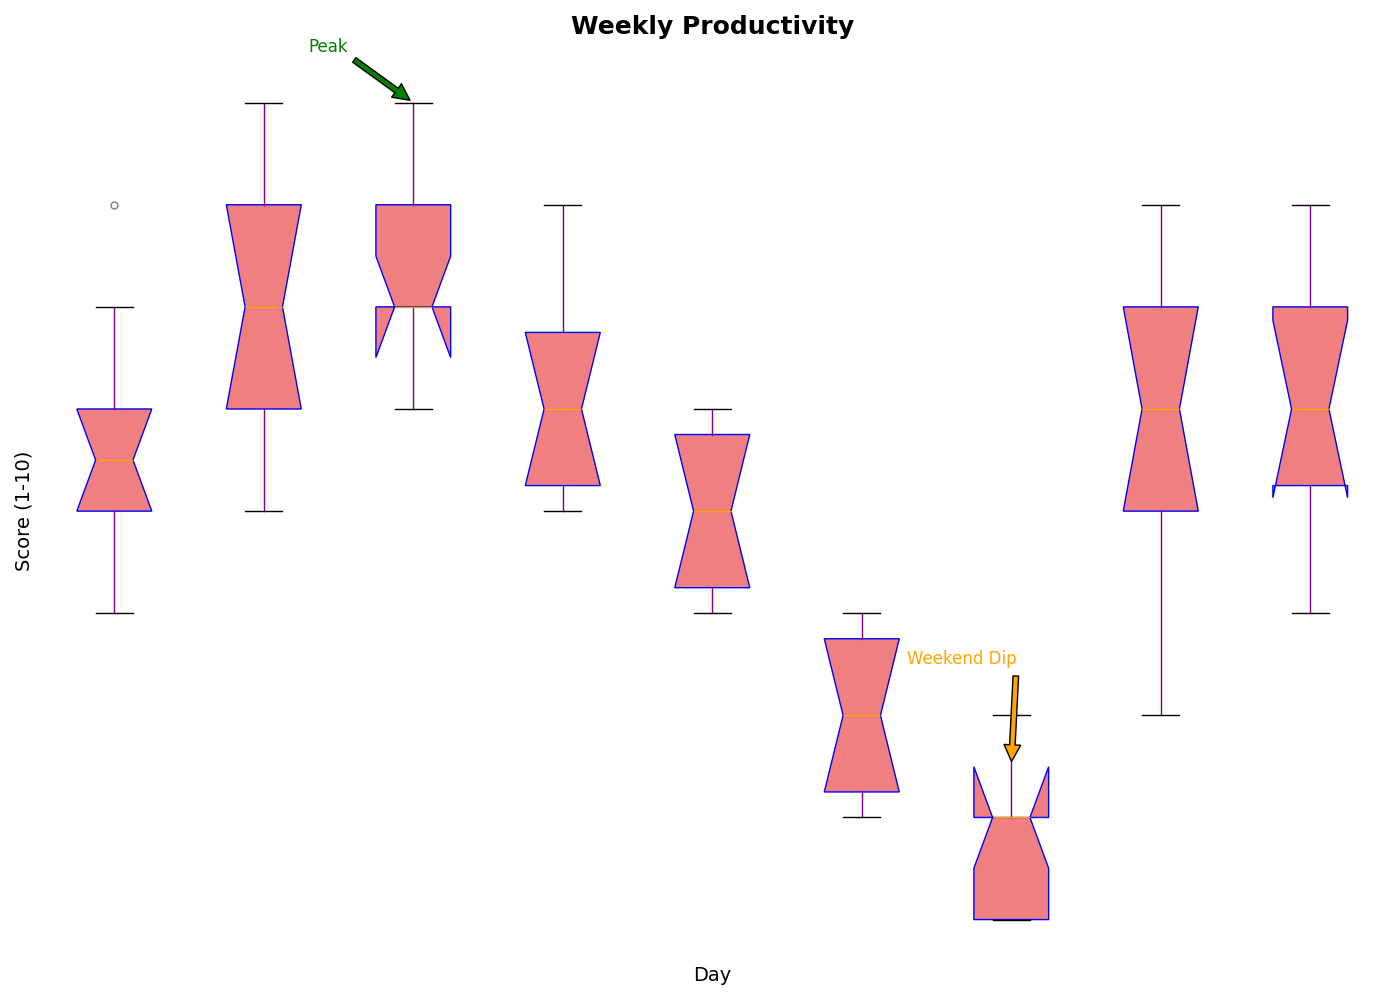

Write Python code to recreate this figure.
import matplotlib.pyplot as plt
import numpy as np

productivity_data = {
    'Mon': [4, 5, 6, 5, 7, 8, 5, 6, 4, 6],
    'Tue': [6, 7, 5, 6, 8, 9, 7, 6, 8, 9],
    'Wed': [7, 8, 6, 7, 9, 9, 7, 8, 6, 7],
    'Thu': [5, 6, 5, 6, 7, 7, 8, 6, 5, 6],
    'Fri': [4, 5, 4, 5, 6, 6, 5, 4, 5, 6],
    'Sat': [2, 3, 2, 4, 3, 4, 3, 2, 3, 4],
    'Sun': [1, 2, 1, 3, 2, 2, 3, 1, 2, 1],
    'Team A': [3, 5, 7, 6, 8, 5, 7, 6, 5, 7],
    'Team B': [4, 6, 5, 7, 6, 8, 5, 7, 6, 8]
}

box_plot_data = list(productivity_data.values())

fig, ax = plt.subplots(figsize=(14, 10))

ax.boxplot(box_plot_data, labels=productivity_data.keys(), patch_artist=True,
           boxprops=dict(color='blue', facecolor='lightcoral'),
           medianprops=dict(color='orange'),
           whiskerprops=dict(color='purple'),
           capprops=dict(color='black'),
           flierprops=dict(marker='o', color='red', markersize=5, alpha=0.5),
           notch=True)

ax.set_title("Weekly Productivity", fontsize=18, fontweight='bold', loc='center', pad=20)
ax.set_ylabel('Score (1-10)', fontsize=14)
ax.set_xlabel('Day', fontsize=14)

ax.annotate('Peak', xy=(3, 9), xytext=(2.3, 9.5), fontsize=12, color='green',
             arrowprops=dict(facecolor='green', shrink=0.05))
ax.annotate('Weekend Dip', xy=(7, 2.5), xytext=(6.3, 3.5), fontsize=12, color='orange',
             arrowprops=dict(facecolor='orange', shrink=0.05))

ax.spines['top'].set_visible(False)
ax.spines['right'].set_visible(False)
ax.spines['left'].set_visible(False)
ax.spines['bottom'].set_visible(False)
ax.set_yticks([])
ax.set_xticks([])

plt.xticks(rotation=45)
plt.tight_layout()
plt.show()
